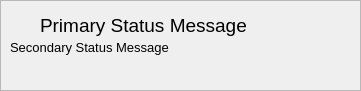
   <widget class="QFrame" name="frame_status">
    <property name="geometry">
     <rect>
      <x>0</x>
      <y>60</y>
      <width>361</width>
      <height>91</height>
     </rect>
    </property>
    <property name="frameShape">
     <enum>QFrame::StyledPanel</enum>
    </property>
    <property name="frameShadow">
     <enum>QFrame::Raised</enum>
    </property>
    <widget class="QLabel" name="label_primary_status">
     <property name="geometry">
      <rect>
       <x>40</x>
       <y>10</y>
       <width>301</width>
       <height>31</height>
      </rect>
     </property>
     <property name="font">
      <font>
       <pointsize>14</pointsize>
       <weight>50</weight>
       <bold>false</bold>
      </font>
     </property>
     <property name="styleSheet">
      <string notr="true">background-color: rgba(255, 255, 255, 0);</string>
     </property>
     <property name="text">
      <string>Primary Status Message</string>
     </property>
     <property name="alignment">
      <set>Qt::AlignLeading|Qt::AlignLeft|Qt::AlignVCenter</set>
     </property>
    </widget>
    <widget class="QLabel" name="label_secondary_status">
     <property name="geometry">
      <rect>
       <x>10</x>
       <y>40</y>
       <width>341</width>
       <height>41</height>
      </rect>
     </property>
     <property name="font">
      <font>
       <pointsize>10</pointsize>
      </font>
     </property>
     <property name="styleSheet">
      <string notr="true">background-color: rgba(255, 255, 255, 0);</string>
     </property>
     <property name="text">
      <string>Secondary Status Message</string>
     </property>
     <property name="alignment">
      <set>Qt::AlignLeading|Qt::AlignLeft|Qt::AlignTop</set>
     </property>
     <property name="wordWrap">
      <bool>true</bool>
     </property>
    </widget>
    <widget class="QLabel" name="label_status_icon">
     <property name="geometry">
      <rect>
       <x>15</x>
       <y>15</y>
       <width>17</width>
       <height>21</height>
      </rect>
     </property>
     <property name="text">
      <string/>
     </property>
     <property name="pixmap">
      <pixmap>resources/fugue-icons-3.5.5/icons-shadowless/tick-circle.png</pixmap>
     </property>
    </widget>
   </widget>
